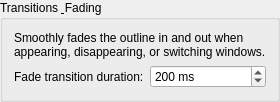
        <widget class="QGroupBox" name="groupTransitions">
         <property name="title">
          <string>Transitions &amp; Fading</string>
         </property>
         <layout class="QFormLayout" name="formLayoutTransitions">
          <item row="0" column="0" colspan="2">
           <widget class="QLabel" name="label_transitionDescription">
            <property name="text">
             <string>Smoothly fades the outline in and out when appearing, disappearing, or switching windows.</string>
            </property>
            <property name="wordWrap">
             <bool>true</bool>
            </property>
           </widget>
          </item>
          <item row="1" column="0">
           <widget class="QLabel" name="label_fadeDuration">
            <property name="text">
             <string>Fade transition duration:</string>
            </property>
           </widget>
          </item>
          <item row="1" column="1">
           <widget class="QSpinBox" name="kcfg_FadeDuration">
            <property name="minimum">
             <number>0</number>
            </property>
            <property name="maximum">
             <number>1000</number>
            </property>
            <property name="singleStep">
             <number>50</number>
            </property>
            <property name="value">
             <number>200</number>
            </property>
            <property name="suffix">
             <string> ms</string>
            </property>
            <property name="specialValueText">
             <string>Instant (0 ms)</string>
            </property>
           </widget>
          </item>
         </layout>
        </widget>
